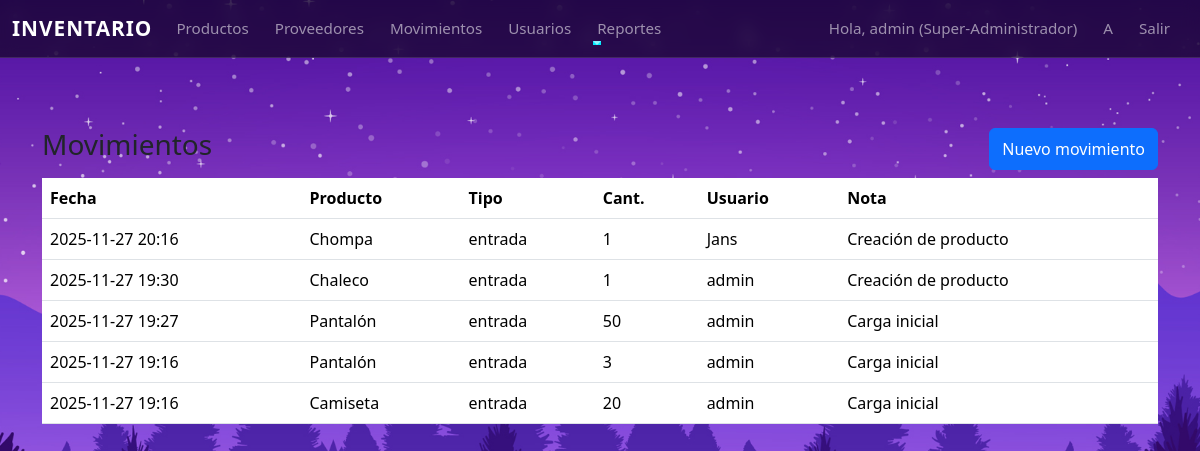
The app's page /movimientos (signed in) with its own data.
### app/models.py (models this page shows, shortened)
class User(UserMixin, db.Model):
    __tablename__ = 'usuarios'
    id = db.Column(db.Integer, primary_key=True)
    username = db.Column(db.String(80), unique=True, nullable=False)
    email = db.Column(db.String(120), unique=True, nullable=False)
    password_hash = db.Column(db.String(128), nullable=False)
    role_id = db.Column(db.Integer, db.ForeignKey('roles.id'), nullable=False)

class Role(db.Model):
    __tablename__ = 'roles'
    id = db.Column(db.Integer, primary_key=True)
    name = db.Column(db.String(64), unique=True, nullable=False)  # e.g. Super-Administrador, Almacenista, Consultor
    description = db.Column(db.String(200))
    users = db.relationship('User', backref='role', lazy=True)

class InventoryMovement(db.Model):
    __tablename__ = 'movimientos_inventario'
    id = db.Column(db.Integer, primary_key=True)
    producto_id = db.Column(db.Integer, db.ForeignKey('productos.id'), nullable=False)
    tipo = db.Column(db.String(20), nullable=False)  # 'entrada' o 'salida' o 'ajuste'
    cantidad = db.Column(db.Integer, nullable=False)
    fecha = db.Column(db.DateTime, default=datetime.utcnow)
    usuario_id = db.Column(db.Integer, db.ForeignKey('usuarios.id'), nullable=True)
    nota = db.Column(db.String(255))
    usuario = db.relationship('User', backref='movimientos')

class Product(db.Model):
    __tablename__ = 'productos'
    id = db.Column(db.Integer, primary_key=True)
    nombre = db.Column(db.String(200), nullable=False)
    descripcion = db.Column(db.Text)
    sku = db.Column(db.String(80), unique=True, nullable=False)
    cantidad = db.Column(db.Integer, default=0)
    stock_minimo = db.Column(db.Integer, default=1)
    precio_compra = db.Column(db.Float, default=0.0)
    precio_venta = db.Column(db.Float, default=0.0)
    proveedor_id = db.Column(db.Integer, db.ForeignKey('proveedores.id'))
    movimientos = db.relationship('InventoryMovement', backref='producto', lazy=True)

### app/routes.py (the view)
@bp.route('/movimientos', methods=['GET','POST'])
@login_required
def movimientos_list():
    form = MovementForm()
    form.producto_id.choices = [(p.id, p.nombre) for p in Product.query.order_by(Product.nombre).all()]
    tipo = request.args.get('tipo')
    fecha_inicio = request.args.get('inicio')
    fecha_fin = request.args.get('fin')
    query = InventoryMovement.query
    if tipo:
        query = query.filter_by(tipo=tipo)
    if fecha_inicio:
        try:
            dt = datetime.fromisoformat(fecha_inicio)
            query = query.filter(InventoryMovement.fecha >= dt)
        except:
            pass
    if fecha_fin:
        try:
            dt = datetime.fromisoformat(fecha_fin)
            query = query.filter(InventoryMovement.fecha <= dt)
        except:
            pass
    movimientos = query.order_by(InventoryMovement.fecha.desc()).all()
    return render_template('movimientos_list.html', movimientos=movimientos, form=form)

### app/models.py (called while the page is built)
@login_manager.user_loader
def load_user(user_id):
    return User.query.get(int(user_id))

### app/templates/movimientos_list.html (shortened to what this page needs)
{% extends "base.html" %}
{% block content %}
<div class="d-flex justify-content-between mb-2">
  <h3>Movimientos</h3>
  {% if current_user.role.name in ['Super-Administrador','Almacenista'] %}
  <button class="btn btn-primary" data-bs-toggle="collapse" data-bs-target="#nuevoMov">Nuevo movimiento</button>
  {% endif %}
</div>
<table class="table">
  <thead><tr><th>Fecha</th><th>Producto</th><th>Tipo</th><th>Cant.</th><th>Usuario</th><th>Nota</th></tr></thead>
  <tbody>
    {% for m in movimientos %}
    <tr>
      <td>{{ m.fecha.strftime('%Y-%m-%d %H:%M') }}</td>
      <td>{{ m.producto.nombre }}</td>
      <td>{{ m.tipo }}</td>
      <td>{{ m.cantidad }}</td>
      <td>{{ m.usuario.username if m.usuario else 'Sistema' }}</td>
      <td>{{ m.nota }}</td>
    </tr>
    {% endfor %}
  </tbody>
</table>
{% endblock %}

### app/templates/base.html (shortened to what this page needs)
<!doctype html>
<html lang="es">
<head>
  <link href="https://cdn.jsdelivr.net/npm/bootstrap@5.3.2/dist/css/bootstrap.min.css" rel="stylesheet">
  <link rel="stylesheet" href="{{ url_for('static', filename='styles.css') }}">
</head>
<body>
<nav class="navbar navbar-expand-lg navbar-dark bg-dark mb-3">
  <div class="container-fluid">
    <a class="navbar-brand" href="{{ url_for('main.dashboard') }}">Inventario</a>
    <div class="collapse navbar-collapse" id="nav">
      <ul class="navbar-nav me-auto">
        {% if current_user.is_authenticated %}
        <li class="nav-item"><a class="nav-link" href="{{ url_for('main.productos_list') }}">Productos</a></li>
        <li class="nav-item"><a class="nav-link" href="{{ url_for('main.proveedores_list') }}">Proveedores</a></li>
        <li class="nav-item"><a class="nav-link" href="{{ url_for('main.movimientos_list') }}">Movimientos</a></li>
        {% if current_user.is_authenticated and current_user.role.name == 'Super-Administrador' %}
        <li class="nav-item">
        <a class="nav-link" href="{{ url_for('main.users_list') }}">Usuarios</a>
        </li>
        {% endif %}
        <li class="nav-item dropdown">
          <a class="nav-link dropdown-toggle" href="#" data-bs-toggle="dropdown">Reportes</a>
        </li>
        {% endif %}
      </ul>
      <ul class="navbar-nav">
        {% if current_user.is_authenticated %}
          <li class="nav-item"><span class="nav-link">Hola, {{ current_user.username }} ({{ current_user.role.name }})</span></li>
          {% if current_user.role.name == 'Super-Administrador' %}
            <li class="nav-item"><a class="nav-link" href="{{ url_for('main.register') }}">A</a></li>
          {% endif %}
          <li class="nav-item"><a class="nav-link" href="{{ url_for('main.logout') }}">Salir</a></li>
        {% else %}
          <li class="nav-item"><a class="nav-link" href="{{ url_for('main.login') }}">Iniciar sesión</a></li>
        {% endif %}
      </ul>
    </div>
  </div>
</nav>
<div class="container">
  {% block content %}{% endblock %}
</div>
</body>
</html>

### app/static/styles.css (style rules this page uses)
.navbar { background: rgba(0,0,0,0.55) !important; backdrop-filter: blur(8px); border-bottom: 1px solid rgba(255,255,255,0.12); transition: background 0.3s ease; }
.navbar-brand { font-weight: 700; font-size: 1.3rem; letter-spacing: 1px; text-transform: uppercase; transition: transform .2s ease; }
.nav-link { position: relative; margin-right: 10px; font-size: 0.95rem; transition: color .2s ease; }
.nav-link::after { content: ""; position: absolute; width: 0; height: 2px; bottom: 3px; left: 0; background-color: #00eaff; transition: width .25s ease-in-out; }
.container { margin-top: 70px; }
html, body { height: 100%; margin: 0; padding: 0; }
body { background-image: url("../img.jpg"); background-size: cover; background-position: center; background-repeat: no-repeat; background-attachment: fixed; }

### records on screen
User: username "admin"
Role: role.name "Super-Administrador"
InventoryMovement: fecha "2025-11-27 20:16", producto.nombre "Chompa", tipo "entrada", cantidad "1", usuario "Jans", nota "Creación de producto"
InventoryMovement: fecha "2025-11-27 19:30", producto.nombre "Chaleco", tipo "entrada", cantidad "1", usuario "admin", nota "Creación de producto"
InventoryMovement: fecha "2025-11-27 19:27", producto.nombre "Pantalón", tipo "entrada", cantidad "50", usuario "admin", nota "Carga inicial"
InventoryMovement: fecha "2025-11-27 19:16", producto.nombre "Pantalón", tipo "entrada", cantidad "3", usuario "admin", nota "Carga inicial"
InventoryMovement: fecha "2025-11-27 19:16", producto.nombre "Camiseta", tipo "entrada", cantidad "20", usuario "admin", nota "Carga inicial"
